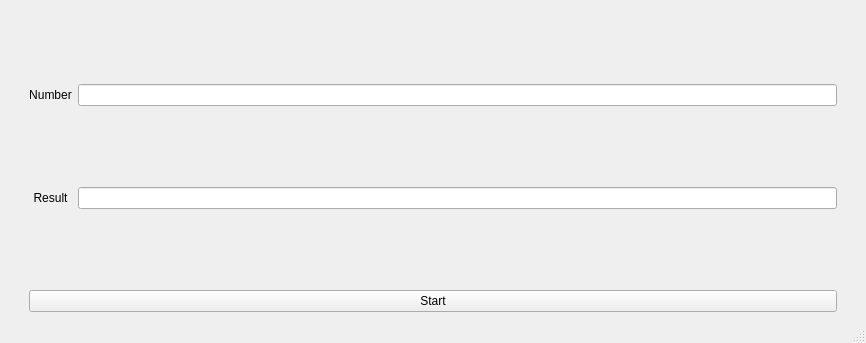
<?xml version="1.0" encoding="UTF-8"?>
<ui version="4.0">
 <class>MainWindow</class>
 <widget class="QMainWindow" name="MainWindow">
  <property name="geometry">
   <rect>
    <x>0</x>
    <y>0</y>
    <width>866</width>
    <height>343</height>
   </rect>
  </property>
  <property name="windowTitle">
   <string>MainWindow</string>
  </property>
  <widget class="QWidget" name="centralwidget">
   <layout class="QGridLayout" name="gridLayout_2">
    <item row="0" column="0">
     <spacer name="verticalSpacer">
      <property name="orientation">
       <enum>Qt::Vertical</enum>
      </property>
      <property name="sizeHint" stdset="0">
       <size>
        <width>20</width>
        <height>40</height>
       </size>
      </property>
     </spacer>
    </item>
    <item row="1" column="1">
     <widget class="QPushButton" name="pushButton">
      <property name="text">
       <string>Start</string>
      </property>
     </widget>
    </item>
    <item row="0" column="2">
     <spacer name="verticalSpacer_2">
      <property name="orientation">
       <enum>Qt::Vertical</enum>
      </property>
      <property name="sizeHint" stdset="0">
       <size>
        <width>20</width>
        <height>40</height>
       </size>
      </property>
     </spacer>
    </item>
    <item row="0" column="1">
     <layout class="QGridLayout" name="gridLayout">
      <item row="1" column="1">
       <widget class="QLineEdit" name="out">
        <property name="readOnly">
         <bool>true</bool>
        </property>
       </widget>
      </item>
      <item row="0" column="1">
       <widget class="QLineEdit" name="in"/>
      </item>
      <item row="0" column="0">
       <widget class="QLabel" name="label">
        <property name="text">
         <string>Number</string>
        </property>
        <property name="alignment">
         <set>Qt::AlignCenter</set>
        </property>
       </widget>
      </item>
      <item row="1" column="0">
       <widget class="QLabel" name="label_2">
        <property name="text">
         <string>Result</string>
        </property>
        <property name="alignment">
         <set>Qt::AlignCenter</set>
        </property>
       </widget>
      </item>
     </layout>
    </item>
   </layout>
  </widget>
  <widget class="QMenuBar" name="menubar">
   <property name="geometry">
    <rect>
     <x>0</x>
     <y>0</y>
     <width>866</width>
     <height>26</height>
    </rect>
   </property>
  </widget>
  <widget class="QStatusBar" name="statusbar"/>
 </widget>
 <resources/>
 <connections/>
</ui>
